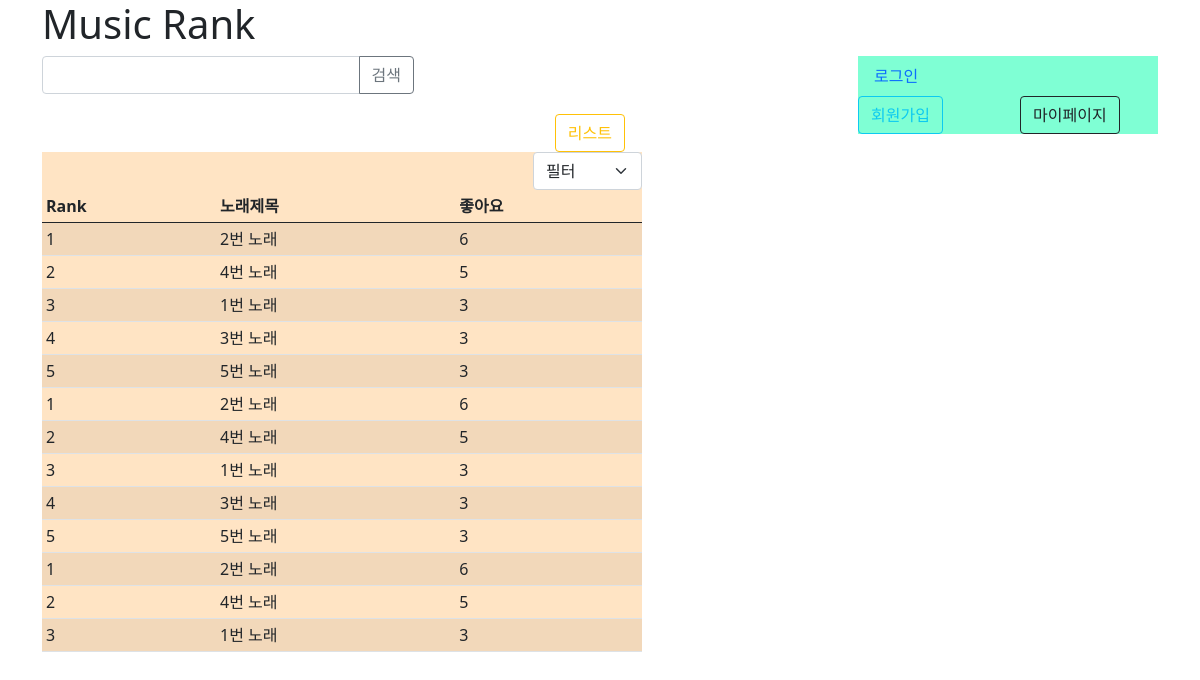
/music/music_rank/, run on an earlier commit of the app's database.
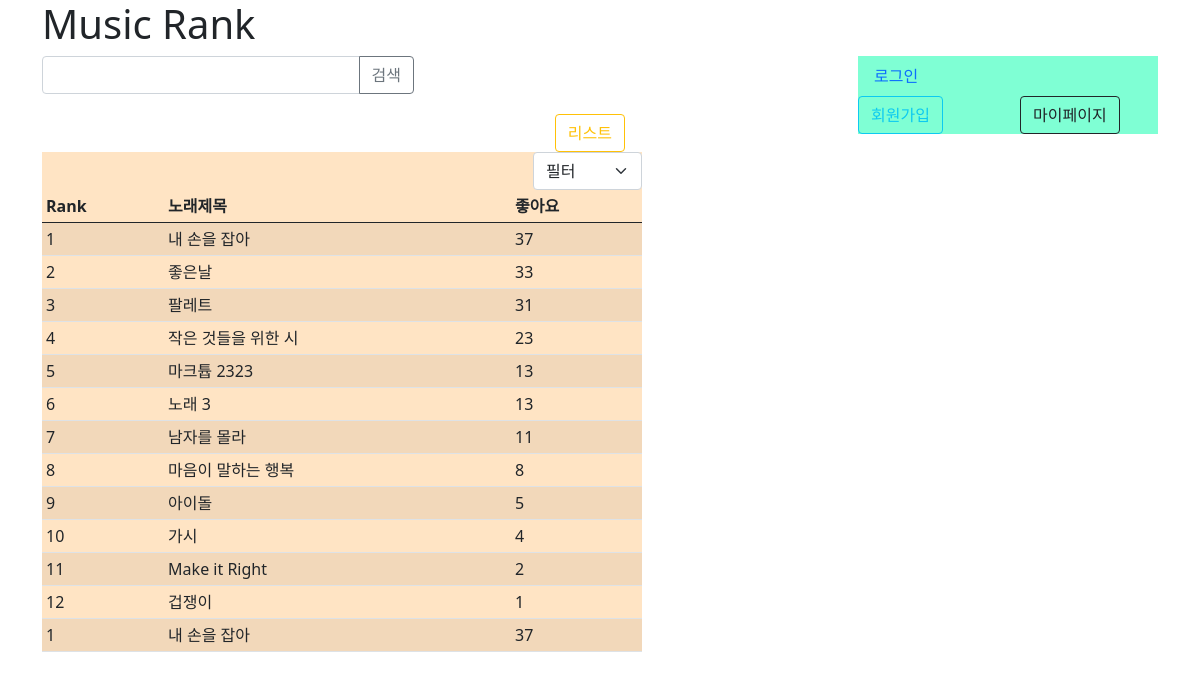
And on a later commit of the database.
### music/models.py (models this page shows)
class Music(models.Model):
    m_like = models.IntegerField(default=0)
    m_title = models.CharField(max_length=100)
    artist_fk = models.ForeignKey(Artist, on_delete=models.CASCADE)

### music/views.py (the view)
# urls.py: path('music_rank/', views.m_music_rank, name='music_rank')
def m_music_rank(request):
    info_music = models.Music.objects.all().order_by('-m_like')
    return render(request, 'music_rank.html', {'info_music': info_music})

### templates/music_rank.html (shortened to what this page needs)
{% extends 'base.html' %}
{% block html_body %}
    <h1>Music Rank</h1>
    <div style="float: right; width: 300px; background-color: aquamarine">
        {% if user.is_authenticated %}
            <a class="nav-link" href="{% url 'user:logout' %}">{{ user.username }} (로그아웃)</a>
        {% else %}
            <a class="nav-link" href="{% url 'user:login' %}">로그인</a>
            <div class="row">
            <div class="col">
                <a role="button" class="btn btn-outline-info" href="{% url 'user:signup' %}">회원가입</a>
            </div>
            <div class="col">
                <a role="button" class="btn btn-outline-dark" href=".">마이페이지</a>
            </div>
            </div>
        {% endif %}
    </div>
    <div class="col-sm-4">
        <form class="input-group">
            <input type="text" class="form-control">
            <button class="btn btn-outline-secondary" type="submit" id="search">검색</button>
        </form>
    </div>
    <div style="width: 750px; padding-top: 20px">
        <div id="content" style="width: 600px">
            <div id="selector" style="float: right; padding-right: 17px">
                <a role="button" class="btn btn-outline-warning" id="music_list_btn">리스트</a>
            </div>
            <div id="list" style="overflow:scroll; background-color: bisque; width: 600px; height: 500px;">
                <select class="form-select" style="width: auto; float: right;">
                    <option selected>필터</option>
                </select>
                <div>
                    <table class="table table-striped table-sm">
                        <thead>
                        <tr>
                          <th scope="col">Rank</th>
                          <th scope="col">노래제목</th>
                          <th scope="col">좋아요</th>
                        </tr>
                        </thead>
                        <tbody id="TbodyPart">
                        {% for music in info_music %}{% for music in info_music %}
                        <tr>
                          <td>{{ forloop.counter }}</td>
                          <td>{{ music.m_title }}</td>
                          <td>{{ music.m_like }}</td>
                        </tr>
                        {% endfor %}{% endfor %}
                        </tbody>
                    </table>
                </div>
            </div>
        </div>
    </div>
{% endblock %}

### templates/base.html (shortened to what this page needs)
<!DOCTYPE html>
<html lang="en">
    <head>
        <link href="https://cdn.jsdelivr.net/npm/bootstrap@5.0.2/dist/css/bootstrap.min.css" rel="stylesheet">
    </head>
    <body class="container">
        {% block html_body %}
        {% endblock %}
    </body>
</html>

What changed in the data, as far as the page shows it:
no longer on one of the page's lists (row edited): Music: m_title "2번 노래", m_like "6"
no longer on one of the page's lists (row edited): Music: m_title "5번 노래", m_like "3"
no longer on one of the page's lists (row edited): Music: m_title "4번 노래", m_like "5"
no longer on one of the page's lists (row edited): Music: m_title "1번 노래", m_like "3"
no longer on one of the page's lists (row edited): Music: m_title "3번 노래", m_like "3"
added Music: m_title "내 손을 잡아", m_like "37", Music (m_title "작은 것들을 위한 시", m_like "23"), Music (m_title "마크튭 2323", m_like "13"), Music (m_title "마음이 말하는 행복", m_like "8"), Music (m_title "아이돌", m_like "5"), Music (m_title "Make it Right", m_like "2")
added Music: m_title "좋은날", m_like "33"
added Music: m_title "팔레트", m_like "31"
added Music: m_title "노래 3", m_like "13"
added Music: m_title "남자를 몰라", m_like "11"
added Music: m_title "가시", m_like "4"
added Music: m_title "겁쟁이", m_like "1"
